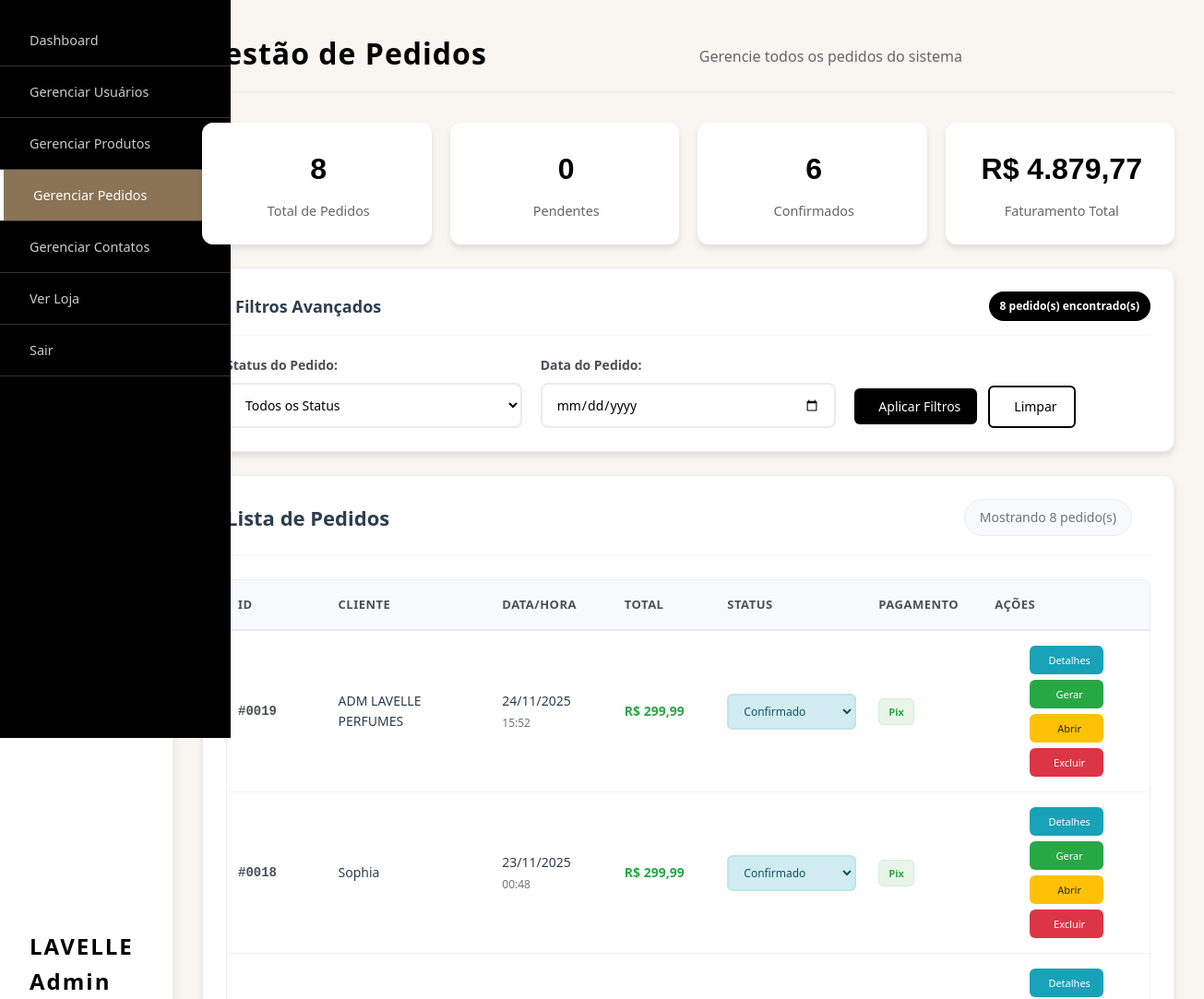
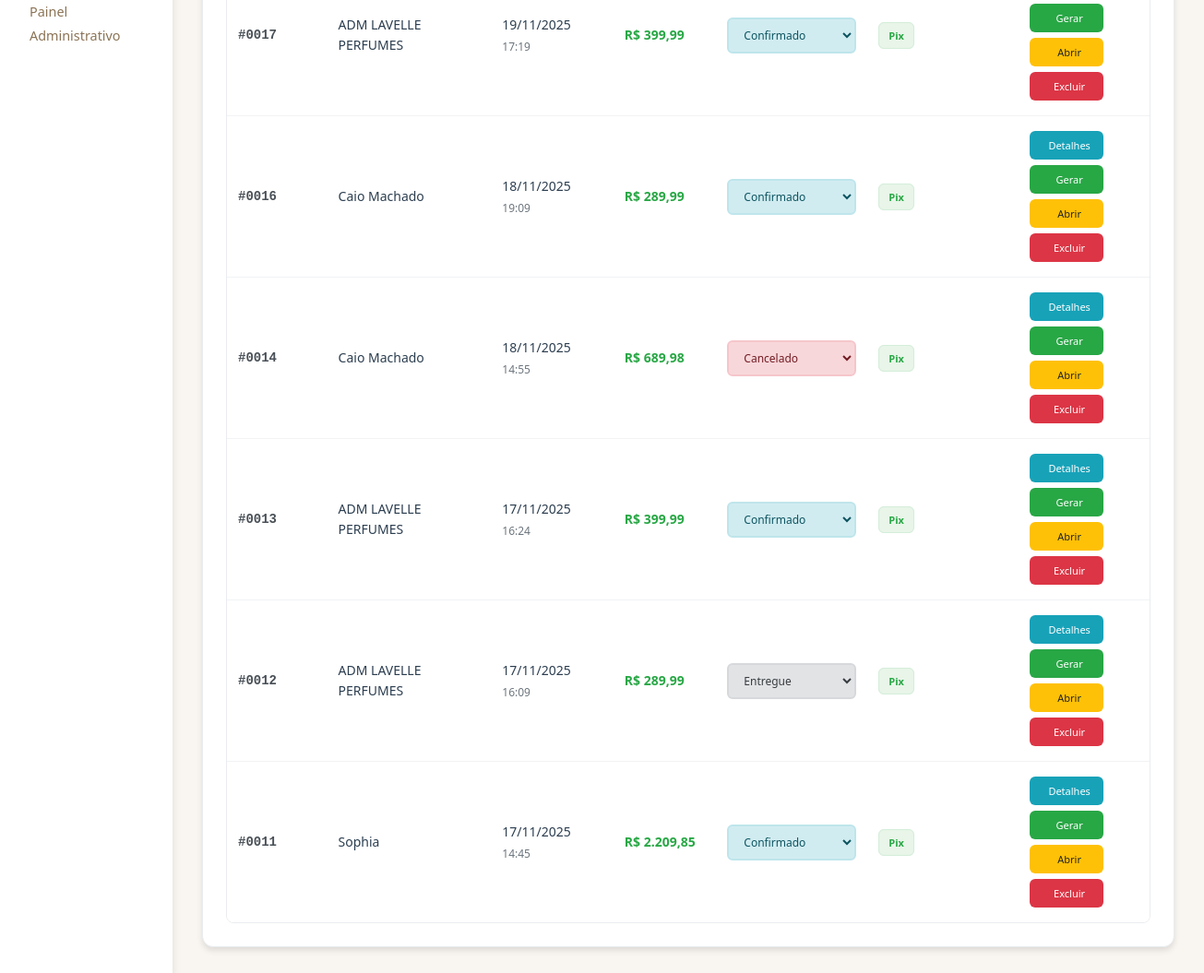
Page /admin/pedidos.php (signed in) on the committed database (2 pictures, top to bottom).
### tables this page shows
CREATE TABLE `pedidos` (
  `id` int(11) NOT NULL,
  `usuario_id` int(11) NOT NULL,
  `data_pedido` datetime DEFAULT current_timestamp(),
  `total` decimal(10,2) NOT NULL,
  `status` varchar(50) DEFAULT NULL,
  `metodo_pagamento` varchar(50) DEFAULT NULL,
  `endereco_entrega` text DEFAULT NULL,
  `created_at` timestamp NOT NULL DEFAULT current_timestamp()
);

CREATE TABLE `usuarios` (
  `id` int(11) NOT NULL,
  `nome` varchar(100) NOT NULL,
  `email` varchar(150) NOT NULL,
  `senha` varchar(255) NOT NULL,
  `data_cadastro` timestamp NOT NULL DEFAULT current_timestamp(),
  `telefone` varchar(20) DEFAULT NULL,
  `endereco` text DEFAULT NULL,
  `cidade` varchar(100) DEFAULT NULL,
  `estado` varchar(50) DEFAULT NULL,
  `cep` varchar(10) DEFAULT NULL,
  `foto_perfil` varchar(255) DEFAULT NULL,
  `created_at` timestamp NOT NULL DEFAULT current_timestamp()
);

### admin/pedidos.php (the view, shortened to what this page needs)
<?php
$database = new Database();
$db = $database->getConnection();
$filtro_data = $_GET['data'] ?? '';
$query = "
    SELECT p.*, u.nome as cliente_nome
    FROM pedidos p
    LEFT JOIN usuarios u ON p.usuario_id = u.id
    WHERE 1=1
";
$params = [];
$query .= " ORDER BY p.data_pedido DESC";
$stmt = $db->prepare($query);
$stmt->execute($params);
$pedidos = $stmt->fetchAll(PDO::FETCH_ASSOC);
function comprovanteExiste($pedido_id) {
    $possible_files = [
        "../comprovantes/comprovante_pedido_{$pedido_id}.php",
        "../comprovantes/comprovante_pedido_{$pedido_id}.html",
        "comprovantes/comprovante_pedido_{$pedido_id}.php",
        "comprovantes/comprovante_pedido_{$pedido_id}.html"
    ];
    foreach ($possible_files as $file) {
        if (file_exists($file)) {
            return $file;
        }
    }
    return false;
}
include 'includes/header.php';
include 'includes/sidebar.php';
?>
<div class="main-content">
    <div class="page-header">
        <h1>Gestão de Pedidos</h1>
        <p>Gerencie todos os pedidos do sistema</p>
    </div>
    <div class="stats-grid-small">
        <div class="stat-card-small">
            <div class="stat-number"><?php echo count($pedidos); ?></div>
            <div class="stat-label">Total de Pedidos</div>
        </div>
        <div class="stat-card-small">
            <div class="stat-number"><?php echo count(array_filter($pedidos, function($p) { return $p['status'] == 'pendente'; })); ?></div>
            <div class="stat-label">Pendentes</div>
        </div>
        <div class="stat-card-small">
            <div class="stat-number"><?php echo count(array_filter($pedidos, function($p) { return $p['status'] == 'confirmado'; })); ?></div>
            <div class="stat-label">Confirmados</div>
        </div>
        <div class="stat-card-small">
            <div class="stat-number">R$ <?php echo number_format(array_sum(array_column($pedidos, 'total')), 2, ',', '.'); ?></div>
            <div class="stat-label">Faturamento Total</div>
        </div>
    </div>
    <div class="filters-card">
        <div class="filter-header">
            <h3><i class="fas fa-filter"></i> Filtros Avançados</h3>
            <span class="results-info"><?php echo count($pedidos); ?> pedido(s) encontrado(s)</span>
        </div>
        <form method="GET" class="filter-form">
            <div class="filter-row">
                <div class="filter-group">
                    <label>Status do Pedido:</label>
                    <select name="status" class="status-filter">
                        <option value="">Todos os Status</option>
                    </select>
                </div>
                <div class="filter-group">
                    <label>Data do Pedido:</label>
                    <input type="date" name="data" value="<?php echo $filtro_data; ?>" class="date-filter">
                </div>
                <div class="filter-group">
                    <div class="filter-actions">
                        <button type="submit" class="btn-primary">
                            <i class="fas fa-filter"></i> Aplicar Filtros
                        </button>
                        <a href="pedidos.php" class="btn-outline">
                            <i class="fas fa-times"></i> Limpar
                        </a>
                    </div>
                </div>
            </div>
        </form>
    </div>
    <div class="content-card">
        <div class="card-header">
            <h2>Lista de Pedidos</h2>
            <div class="card-actions">
                <span class="total-info">Mostrando <?php echo count($pedidos); ?> pedido(s)</span>
            </div>
        </div>
        <div class="table-responsive">
            <?php if(!empty($pedidos)): ?>
                <table class="data-table">
                    <thead>
                        <tr>
                            <th class="col-id">ID</th>
                            <th class="col-cliente">Cliente</th>
                            <th class="col-data">Data/Hora</th>
                            <th class="col-total">Total</th>
                            <th class="col-status">Status</th>
                            <th class="col-pagamento">Pagamento</th>
                            <th class="col-acoes" width="200">Ações</th>
                        </tr>
                    </thead>
                    <tbody>
                        <?php foreach($pedidos as $pedido):
                            $comprovante_path = comprovanteExiste($pedido['id']);
                            $comprovante_existe = ($comprovante_path !== false);
                        ?>
                        <tr class="order-row" data-status="<?php echo $pedido['status']; ?>">
                            <td class="col-id">
                                <div class="order-info">
                                    <strong class="order-number">#<?php echo str_pad($pedido['id'], 4, '0', STR_PAD_LEFT); ?></strong>
                                </div>
                            </td>
                            <td class="col-cliente">
                                <span class="customer-name"><?php echo htmlspecialchars($pedido['cliente_nome']); ?></span>
                            </td>
                            <td class="col-data">
                                <div class="datetime-info">
                                    <span class="date-text"><?php echo date('d/m/Y', strtotime($pedido['data_pedido'])); ?></span>
                                    <span class="time-text"><?php echo date('H:i', strtotime($pedido['data_pedido'])); ?></span>
                                </div>
                            </td>
                            <td class="col-total">
                                <strong class="amount-value">R$ <?php echo number_format($pedido['total'], 2, ',', '.'); ?></strong>
                            </td>
                            <td class="col-status">
                                <form method="POST" action="" class="status-form">
                                    <select name="novo_status" class="status-select status-<?php echo $pedido['status']; ?>" onchange="atualizarStatus(this)">
                                        <option value="confirmado" <?php echo $pedido['status'] == 'confirmado' ? 'selected' : ''; ?>>Confirmado</option>
                                        <option value="entregue" <?php echo $pedido['status'] == 'entregue' ? 'selected' : ''; ?>>Entregue</option>
                                        <option value="cancelado" <?php echo $pedido['status'] == 'cancelado' ? 'selected' : ''; ?>>Cancelado</option>
                                    </select>
                                </form>
                            </td>
                            <td class="col-pagamento">
                                <span class="payment-method">
                                    <?php
                                    $metodo = $pedido['metodo_pagamento'] ?? 'Não informado';
                                    echo ucfirst($metodo);
                                    ?>
                                </span>
                            </td>
                            <td class="col-acoes">
                                <div class="action-buttons">
                                    <button class="btn-action btn-view" onclick="window.location.href='pedido_detalhes.php?id=<?php echo $pedido['id']; ?>'" title="Ver detalhes completos">
                                        <span class="btn-text">Detalhes</span>
                                    </button>
                                    <button class="btn-action btn-generate" onclick="window.location.href='?gerar_comprovante=<?php echo $pedido['id']; ?>'" title="Gerar comprovante">
                                        <span class="btn-text">Gerar</span>
                                    </button>
                                    <?php if($comprovante_existe): ?>
                                        <button class="btn-action btn-open" onclick="window.open('<?php echo $comprovante_path; ?>', '_blank')" title="Abrir comprovante">
                                            <span class="btn-text">Abrir</span>
                                        </button>
                                    <?php endif; ?>
                                    <button class="btn-action btn-delete" onclick="confirmarExclusao(<?php echo $pedido['id']; ?>)" title="Excluir pedido">
                                        <span class="btn-text">Excluir</span>
                                    </button>
                                </div>
                            </td>
                        </tr>
                        <?php endforeach; ?>
                    </tbody>
                </table>
            <?php endif; ?>
        </div>
    </div>
</div>
<?php include 'includes/footer.php'; ?>

### admin/css/style.css (style rules this page uses)
* { margin: 0; padding: 0; box-sizing: border-box; font-family: "Segoe UI", Tahoma, Geneva, Verdana, sans-serif; }
body { background-color: #f9f5f0; color: #333; line-height: 1.6; }
.main-content { flex: 1; padding: 2rem; }
.page-header { display: flex; justify-content: space-between; align-items: center; margin-bottom: 2rem; padding-bottom: 1rem; border-bottom: 2px solid #eee; }
.page-header h1 { font-size: 2rem; color: #000; letter-spacing: 1px; }
.page-header p { color: #666; margin-top: 0.5rem; }
.btn-primary { background: #000; color: white; padding: 0.75rem 1.5rem; border: none; border-radius: 25px; cursor: pointer; font-size: 0.9rem; font-weight: 500; transition: all 0.3s; text-decoration: none; display: inline-block; }
.btn-outline { background: transparent; border: 2px solid #000; color: #000; padding: 0.75rem 1.5rem; border-radius: 25px; cursor: pointer; font-size: 0.9rem; font-weight: 500; transition: all 0.3s; text-decoration: none; }
.stat-number { font-size: 1.8rem; font-weight: bold; color: #000; margin-bottom: 0.25rem; }
.stat-label { color: #666; font-size: 0.9rem; }
.content-card { background: white; padding: 2rem; border-radius: 10px; box-shadow: 0 5px 15px rgba(0, 0, 0, 0.1); }
.card-header { display: flex; justify-content: space-between; align-items: center; margin-bottom: 1.5rem; padding-bottom: 1rem; border-bottom: 1px solid #eee; }
.card-header h2 { font-size: 1.3rem; color: #000; }
.table-responsive { overflow-x: auto; }
.data-table { width: 100%; border-collapse: collapse; }
.data-table th, .data-table td { padding: 1rem; text-align: left; border-bottom: 1px solid #eee; }
.data-table th { background: #f8f9fa; font-weight: 600; color: #000; font-size: 0.9rem; }
.btn-edit, .btn-delete { padding: 0.5rem 1rem; border: none; border-radius: 5px; cursor: pointer; font-size: 0.8rem; font-weight: 500; transition: all 0.3s; }
.btn-delete { background: #dc3545; color: white; }

### rows in the picture
pedidos: id "0019", usuario.nome "ADM LAVELLE PERFUMES", data_pedido "24/11/2025", data_pedido "15:52", total "299,99", novo_status "Confirmado", metodo_pagamento "Pix"
pedidos: id "0018", usuario.nome "Sophia", data_pedido "23/11/2025", data_pedido "00:48", total "299,99", novo_status "Confirmado", metodo_pagamento "Pix"
pedidos: id "0017", usuario.nome "ADM LAVELLE PERFUMES", data_pedido "19/11/2025", data_pedido "17:19", total "399,99", novo_status "Confirmado", metodo_pagamento "Pix"
pedidos: id "0016", usuario.nome "Caio Machado", data_pedido "18/11/2025", data_pedido "19:09", total "289,99", novo_status "Confirmado", metodo_pagamento "Pix"
pedidos: id "0014", usuario.nome "Caio Machado", data_pedido "18/11/2025", data_pedido "14:55", total "689,98", novo_status "Cancelado", metodo_pagamento "Pix"
pedidos: id "0013", usuario.nome "ADM LAVELLE PERFUMES", data_pedido "17/11/2025", data_pedido "16:24", total "399,99", novo_status "Confirmado", metodo_pagamento "Pix"
pedidos: id "0012", usuario.nome "ADM LAVELLE PERFUMES", data_pedido "17/11/2025", data_pedido "16:09", total "289,99", novo_status "Entregue", metodo_pagamento "Pix"
pedidos: id "0011", usuario.nome "Sophia", data_pedido "17/11/2025", data_pedido "14:45", total "2.209,85", novo_status "Confirmado", metodo_pagamento "Pix"

### other values in the picture
count($pedidos) "8"
array_sum(array_column($pedidos, 'total')) "4.879,77"
